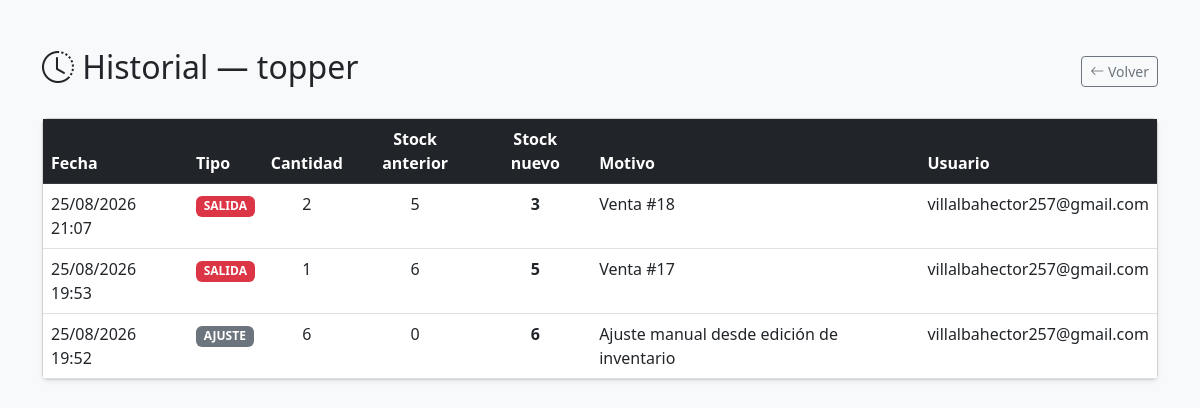
Page /public/index.php?action=inventario_historial&id=7 (signed in) on the committed database.
### tables this page shows
CREATE TABLE `inventario` (
  `id_inventario` int NOT NULL AUTO_INCREMENT,
  `stock_actual` decimal(10,2) DEFAULT NULL,
  `ubicacion` varchar(45) DEFAULT NULL,
  `stock_maximo` int DEFAULT NULL,
  `stock_minimo` int DEFAULT NULL,
  `producto_id_producto` int NOT NULL,
  PRIMARY KEY (`id_inventario`),
  KEY `fk_inventario_producto1_idx` (`producto_id_producto`),
  CONSTRAINT `fk_inventario_producto1` FOREIGN KEY (`producto_id_producto`) REFERENCES `producto` (`id_producto`)
);

CREATE TABLE `producto` (
  `id_producto` int NOT NULL AUTO_INCREMENT,
  `nombre` varchar(45) DEFAULT NULL,
  `descripcion` text,
  `tipodezapatillas` varchar(45) DEFAULT NULL,
  `precio` int DEFAULT NULL,
  `talle_id_talle` int NOT NULL,
  `marca_id_marca` int NOT NULL,
  `color_id_color` int NOT NULL,
  `categoria_id_categoria` int NOT NULL,
  `activo` tinyint(1) NOT NULL DEFAULT '1',
  PRIMARY KEY (`id_producto`),
  KEY `fk_productos_talle1_idx` (`talle_id_talle`),
  KEY `fk_productos_marca1_idx` (`marca_id_marca`),
  KEY `fk_productos_color1_idx` (`color_id_color`),
  KEY `fk_producto_categoria1_idx` (`categoria_id_categoria`),
  CONSTRAINT `fk_producto_categoria1` FOREIGN KEY (`categoria_id_categoria`) REFERENCES `categoria` (`id_categoria`),
  CONSTRAINT `fk_productos_color1` FOREIGN KEY (`color_id_color`) REFERENCES `color` (`id_color`),
  CONSTRAINT `fk_productos_marca1` FOREIGN KEY (`marca_id_marca`) REFERENCES `marca` (`id_marca`),
  CONSTRAINT `fk_productos_talle1` FOREIGN KEY (`talle_id_talle`) REFERENCES `talle` (`id_talle`)
);

CREATE TABLE `movimiento_inventario` (
  `id_movimiento` int NOT NULL AUTO_INCREMENT,
  `inventario_id_inventario` int NOT NULL,
  `tipo` enum('entrada','salida','ajuste') NOT NULL,
  `cantidad` int NOT NULL,
  `stock_anterior` int NOT NULL,
  `stock_nuevo` int NOT NULL,
  `motivo` varchar(150) DEFAULT NULL,
  `usuario_id_usuario` int DEFAULT NULL,
  `fecha` datetime NOT NULL DEFAULT CURRENT_TIMESTAMP,
  PRIMARY KEY (`id_movimiento`),
  KEY `fk_movimiento_inventario_idx` (`inventario_id_inventario`),
  KEY `fk_movimiento_usuario_idx` (`usuario_id_usuario`),
  CONSTRAINT `fk_movimiento_inventario` FOREIGN KEY (`inventario_id_inventario`) REFERENCES `inventario` (`id_inventario`),
  CONSTRAINT `fk_movimiento_usuario` FOREIGN KEY (`usuario_id_usuario`) REFERENCES `usuario` (`id_usuario`)
);

CREATE TABLE `usuario` (
  `id_usuario` int NOT NULL AUTO_INCREMENT,
  `email` varchar(45) DEFAULT NULL,
  `password` varchar(255) DEFAULT NULL,
  `rol` varchar(45) NOT NULL,
  `reset_token` varchar(255) DEFAULT NULL,
  `token_expira` varchar(255) DEFAULT NULL,
  `perfil_id` int DEFAULT NULL,
  `estado` varchar(45) NOT NULL DEFAULT 'activo',
  PRIMARY KEY (`id_usuario`),
  KEY `perfil_id` (`perfil_id`),
  CONSTRAINT `usuario_ibfk_1` FOREIGN KEY (`perfil_id`) REFERENCES `perfil` (`id_perfil`)
);

### app/models/inventario/InventarioController.php (called while the page is built, shortened)
<?php
require_once __DIR__ . '/inventario.php';
class InventarioController {
    private $inventario;
    public function __construct() {
        $db = (new Database())->connect();
        $this->inventario = new Inventario($db);
    }
    public function historial() {
        $id          = $_GET['id'];
        $item        = $this->inventario->obtener($id);
        $movimientos = $this->inventario->listarMovimientos($id);
        require __DIR__ . '/views/historial.php';
    }
}

### app/models/inventario/inventario.php (called while the page is built, shortened)
<?php
class Inventario {
    private $conn;
    public function __construct($db) {
        $this->conn = $db;
    }
    public function obtener($id) {
        $sql = "SELECT i.*,
            p.nombre AS nombre_producto,
            p.precio,
            p.tipodezapatillas
            FROM inventario i
            LEFT JOIN producto p ON i.producto_id_producto = p.id_producto
            WHERE i.id_inventario = :id";
        $stmt = $this->conn->prepare($sql);
        $stmt->execute(['id' => $id]);
        return $stmt->fetch(PDO::FETCH_ASSOC);
    }
    public function listarMovimientos($id_inventario) {
        $sql = "SELECT m.*, u.email AS usuario_email
                FROM movimiento_inventario m
                LEFT JOIN usuario u ON m.usuario_id_usuario = u.id_usuario
                WHERE m.inventario_id_inventario = :id
                ORDER BY m.fecha DESC";
        $stmt = $this->conn->prepare($sql);
        $stmt->execute(['id' => $id_inventario]);
        return $stmt->fetchAll(PDO::FETCH_ASSOC);
    }
}

### app/models/inventario/views/historial.php (the view, shortened to what this page needs)
<!DOCTYPE html>
<html lang="es">
<head>
    <link href="https://cdn.jsdelivr.net/npm/bootstrap@5.3.0/dist/css/bootstrap.min.css" rel="stylesheet">
    <link href="https://cdn.jsdelivr.net/npm/bootstrap-icons@1.10.5/font/bootstrap-icons.css" rel="stylesheet">
</head>
<body class="bg-light">
<div class="container mt-5">
    <div class="d-flex justify-content-between align-items-center mb-4">
        <h2>
            <i class="bi bi-clock-history"></i>
            Historial — <?= htmlspecialchars($item['nombre_producto']) ?>
        </h2>
        <a href="index.php?action=inventario" class="btn btn-outline-secondary btn-sm">
            <i class="bi bi-arrow-left"></i> Volver
        </a>
    </div>
    <div class="card shadow-sm">
        <div class="card-body p-0">
            <div class="table-responsive">
                <table class="table table-hover mb-0">
                    <thead class="table-dark">
                        <tr>
                            <th>Fecha</th>
                            <th>Tipo</th>
                            <th class="text-center">Cantidad</th>
                            <th class="text-center">Stock anterior</th>
                            <th class="text-center">Stock nuevo</th>
                            <th>Motivo</th>
                            <th>Usuario</th>
                        </tr>
                    </thead>
                    <tbody>
                    <?php if (empty($movimientos)): ?>
                        <tr>
                            <td colspan="7" class="text-center text-muted py-4">
                                Todavía no hay movimientos registrados para este producto.
                            </td>
                        </tr>
                    <?php else: ?>
                        <?php foreach ($movimientos as $m): ?>
                        <?php
                            $badgeTipo = [
                                'entrada' => 'bg-success',
                                'salida'  => 'bg-danger',
                                'ajuste'  => 'bg-secondary',
                            ][$m['tipo']] ?? 'bg-secondary';
                        ?>
                        <tr>
                            <td><?= date('d/m/Y H:i', strtotime($m['fecha'])) ?></td>
                            <td><span class="badge <?= $badgeTipo ?> text-uppercase"><?= $m['tipo'] ?></span></td>
                            <td class="text-center"><?= $m['cantidad'] ?></td>
                            <td class="text-center"><?= $m['stock_anterior'] ?></td>
                            <td class="text-center fw-bold"><?= $m['stock_nuevo'] ?></td>
                            <td><?= htmlspecialchars($m['motivo'] ?? '—') ?></td>
                            <td><?= htmlspecialchars($m['usuario_email'] ?? '—') ?></td>
                        </tr>
                        <?php endforeach; ?>
                    <?php endif; ?>
                    </tbody>
                </table>
            </div>
        </div>
    </div>
</div>
</body>
</html>

### rows in the picture
inventario: producto_id_producto.nombre "topper"
movimiento_inventario: fecha "25/08/2026 21:07", tipo "SALIDA", cantidad "2", stock_anterior "5", stock_nuevo "3", motivo "Venta #18", usuario_id_usuario.email "villalbahector257@gmail.com"
movimiento_inventario: fecha "25/08/2026 19:53", tipo "SALIDA", cantidad "1", stock_anterior "6", stock_nuevo "5", motivo "Venta #17", usuario_id_usuario.email "villalbahector257@gmail.com"
movimiento_inventario: fecha "25/08/2026 19:52", tipo "AJUSTE", cantidad "6", stock_anterior "0", stock_nuevo "6", motivo "Ajuste manual desde edición de inventario", usuario_id_usuario.email "villalbahector257@gmail.com"
